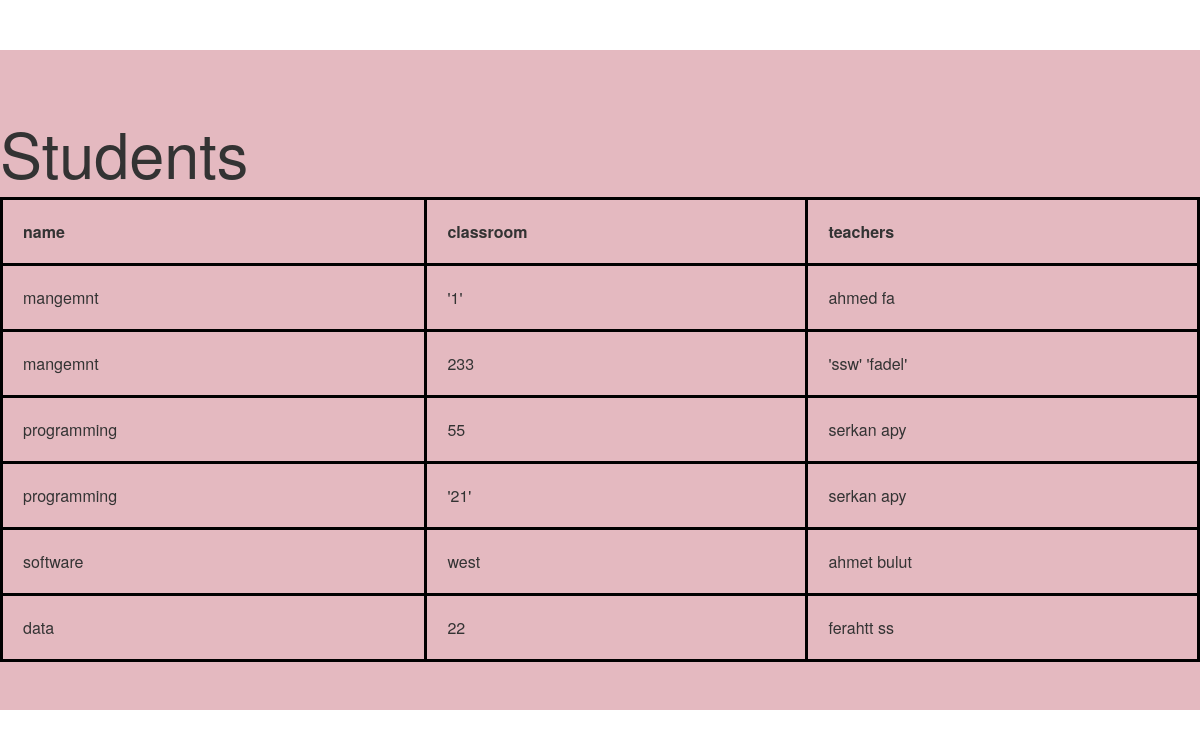
The page /all-courses/ on the database its author committed.
### assginment4/models.py (models this page shows)
class course(models.Model):
    name=models.CharField(max_length=30)
    code=models.CharField(max_length=50)
    classroom=models.CharField(max_length=30)
    times=models.CharField(max_length=30)
    students = models.ManyToManyField(student)
    teachers=models.ForeignKey(teacher)

class teacher(models.Model):
    first_name=models.CharField(max_length=40)
    last_name=models.CharField(max_length=30)
    office_details=models.CharField(max_length=70)
    phone=models.CharField(max_length=20)
    email=models.EmailField()
    def __str__(self):
        return '%s %s' % (self.first_name, self.last_name)

### assginment4/views.py (the view)
# urls.py: url(r'^all-courses/$',views.all_courses),
def all_courses(request):
    return render_to_response('allcourse.html',{'course_list': course.objects.all()})

### static/templates/allcourse.html (shortened to what this page needs)
{% load staticfiles %}
<html>
<head>
	<link href={% static "css/bootstrap.min.css" %} rel="stylesheet">
	<link href={% static "css/jumbotron.css" %} rel="stylesheet">
</head>
<body>
	 <div class="jumbotron" style="background-color:#e4b9c0;">
<h1>Students</h1>
 </body>
 </html>
 <table style="width:100%" >
   <tr>
    <th>name</th>
    <th>classroom</th>
    <th>teachers</th>
  </tr>
 {% for course in course_list %}
  <tr>
    <td>{{ course.name }}</td>
    <td>{{ course.classroom }}</td>
    <td>{{ course.teachers}}</td>
  </tr>
{% endfor %}
</table>

### static/ccs/jumbotron.css (style rules this page uses)
body { padding-top: 50px; padding-bottom: 20px; }

### static/templates/allcourse.html (style rules this page uses)
table, th, td { border: 3px solid black; border-collapse: collapse; }
th, td { padding: 20px; }

### rows shown on the page
course: name "mangemnt", classroom "'1'", teachers "ahmed fa"
course: name "mangemnt", classroom "233", teachers "'ssw' 'fadel'"
course: name "programming", classroom "55", teachers "serkan apy"
course: name "programming", classroom "'21'", teachers "serkan apy"
course: name "software", classroom "west", teachers "ahmet bulut"
course: name "data", classroom "22", teachers "ferahtt ss"
